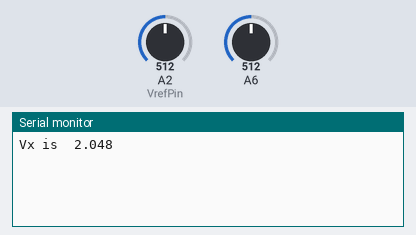
This sketch was run on a simulated Arduino Nano, built with avr-gcc and run on an emulated ATmega328P. Shown: the last lines printed to the serial monitor. The inputs (shaded band) are chosen by the test bench; at power-on: A2 (VrefPin) = 512, A6 = 512.

Above: at 1.2 s.
1.3 s: A2 (VrefPin) set to 0
At 4.0 s:
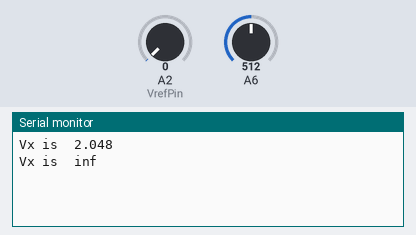
4.3 s: A6 set to 0
At 6.9 s:
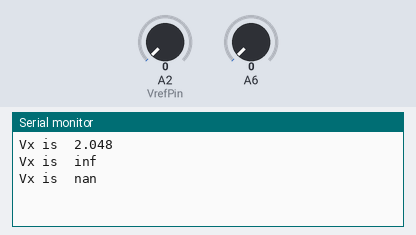
7.2 s: A2 (VrefPin) set to 122
At 8.6 s:
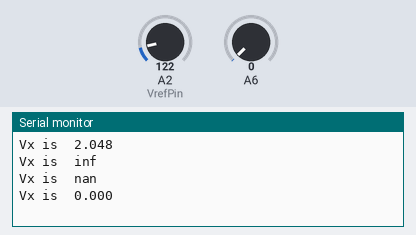
8.7 s: A6 set to 306
At 11.12 s:
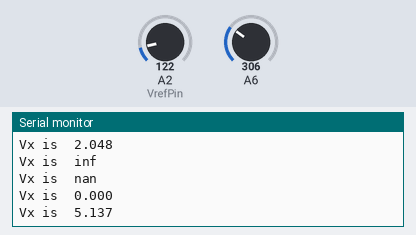

Measured:
- after the input at 1.3 s, the serial monitor: prints a new line after 1.9 s (image 1)
- after the input at 4.3 s, the serial monitor: prints a new line after 1.5 s (image 2)
- after the input at 7.2 s, the serial monitor: prints a new line after 1.2 s (image 3)
- after the input at 8.7 s, the serial monitor: prints a new line after 2.3 s (image 4)

The sketch:

refVolt_code.ino
```cpp
#define VrefPin 2     // pin A0 - the pin our reference is connected to
#define VxPin 6       // use will use analog pin 1 for voltage x
#define VyPin 1       // use will use analog pin 1 for voltage y

// for voltage conversion
float vRef = 2.048; // the accurate value of your reference eg 4.096
/* *** change the value to match the reference voltage you are using  ***  */
long nX,nRef; //the value we read from the ADC
float vX;  //measured voltage values after calibration correction

// sampling parameters
int nSamp = 5;   // Number of Samples to take for each reading
int nTimes = 7; //number of times to aggregate samples
int interval = 7; //milliseconds interval between successive readings


//take a set of "count" readings from selected analog input, with a delay of "pause" between readings.
long readInput(int pin, int count, int pause) {
  int n = analogRead( pin); // dummy read
  n = 0; // initialise for aggregation
  delay(pause);
  for (int i = 0; i < count; i++ ) {
   n += analogRead( pin);
    delay(pause); //short delay between readings - could use millis instead
  }
  return n ; //returns a number count * reading
}

// Convert the number reading to voltage
float convReadings(long nZ, long nR, float vR)
{
 float ztrue = (vR * nZ) / nR; //apply correction
 // provided Vref and Vx .. Vy are measured the SAME number of times they cancel out. Vx*10 / Vref*10 is the same as Vx/Vref
  return (ztrue); //return the result as a voltage
}

//

void setup()
{
  Serial.begin(9600);
  analogReference(DEFAULT);    // program is being tested on a 5V Arduino Nano so this will be ROUGHLY 5.0V; as measured on mine 4.65V
  //*** The chip on your Arduino - depending on type -  is provided with SOME of the following reference voltages
  //DEFAULT: the default analog reference of "5 volts" (on 5V Arduino boards) or "3.3 volts" (on 3.3V Arduino boards)
  //INTERNAL: a built-in reference, equal to 1.1 volts on the ATmega168 or ATmega328 and 2.56 volts on the ATmega8 and 32U4 chip boards.
  //EXTERNAL: the voltage applied to the AREF pin.  The Arduino Micro Pro does not have a pin to let you do this

  nRef = analogRead(VrefPin);     // dummy read to settle ADC Mux
  delay(5);
}

void loop()
{
  nX=0; nRef=0; //initialise values to prepare for aggregation
  for(int m=0; m<nTimes; m++){
    nX += readInput(VxPin, nSamp, interval);
   nRef += readInput(VrefPin, nSamp, interval);
  }
  // at this point we have the numbers corresponding to all the input readings * count * nTimes
  vX = convReadings(nX, nRef, vRef);
 Serial.print("Vx is  ");
  Serial.print(vX, 3);
  Serial.println(" ");
  delay(2000);
}
```
